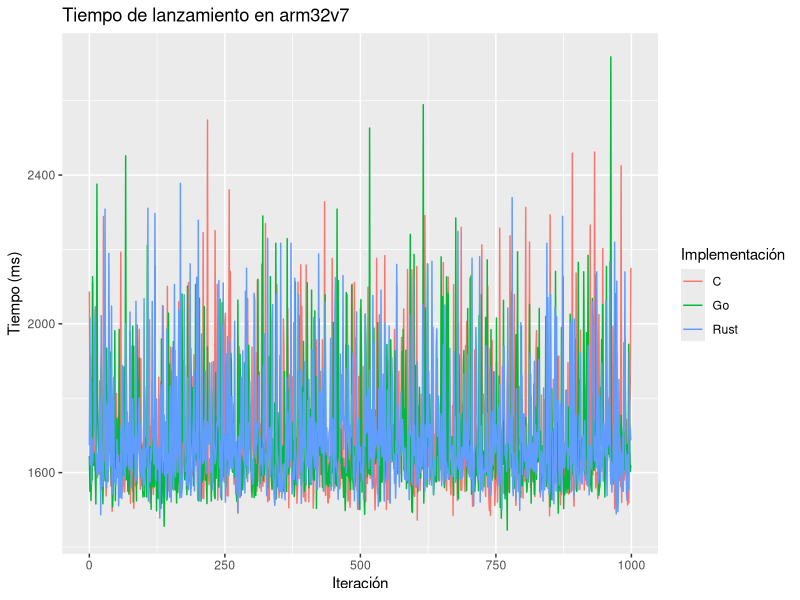
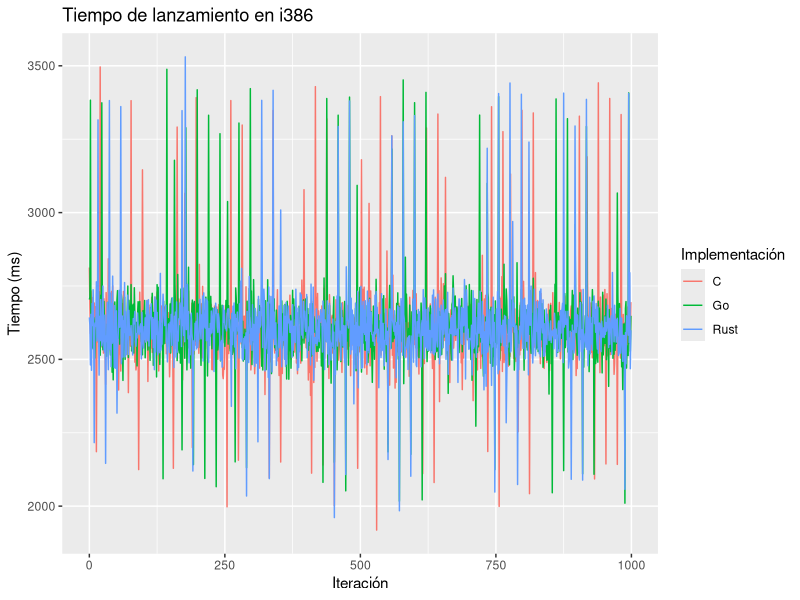
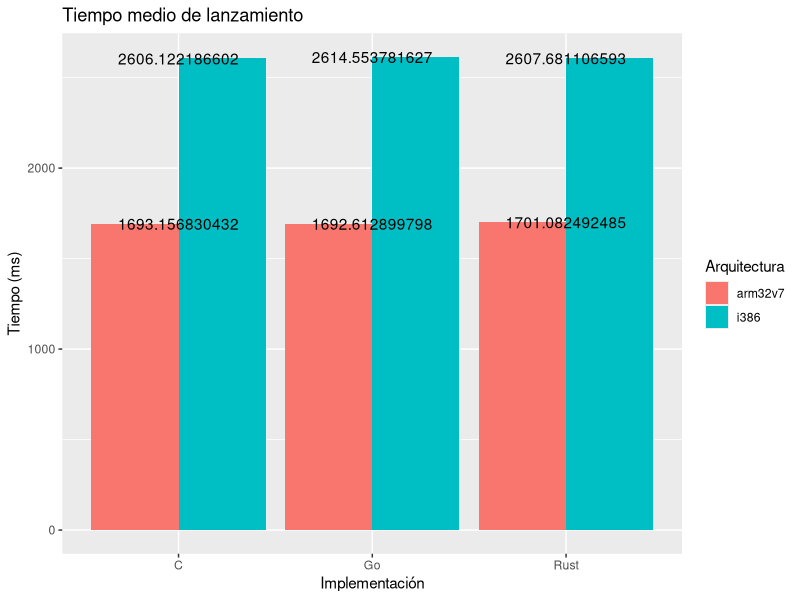

Write R code to recreate these figures, in order.
library(tidyverse)

# Load datasets
arm <-
  read_csv("../results/start-time-arm-20200304-1000.csv") %>%
  mutate(arch = "arm32v7") %>%
  select(-id)

i386 <-
  read_csv("../results/start-time-i386-20203810-1000.csv") %>%
  mutate(arch = "i386") %>%
  select(-id)

data <- bind_rows(arm, i386) # append datasets

# Print general info
data %>%
  group_by(arch, impl) %>%
  summarise(
    mean = mean(start_time),
    std_deviation = sd(start_time),
    min = min(start_time),
    max = max(start_time)
  ) %>%
  print()

# ARM times lineplot
data %>%
  filter(arch == "arm32v7") %>%
  ggplot(aes(x = iter, y = start_time, colour = impl)) +
  geom_line() +
  labs(
    title = "Tiempo de lanzamiento en arm32v7",
    x = "Iteración",
    y = "Tiempo (ms)",
    colour = "Implementación"
  ) +
  scale_colour_hue(labels = c("C", "Go", "Rust"))

# i386 times lineplot
data %>%
  filter(arch == "i386") %>%
  ggplot(aes(x = iter, y = start_time, colour = impl)) +
  geom_line() +
  labs(
    title = "Tiempo de lanzamiento en i386",
    x = "Iteración",
    y = "Tiempo (ms)",
    colour = "Implementación"
  ) +
  scale_colour_hue(labels = c("C", "Go", "Rust"))

# Mean times comparison barplot
data %>%
  group_by(arch, impl) %>%
  summarise(mean_time = mean(start_time)) %>%
  ggplot(aes(x = impl, y = mean_time, fill = arch)) +
  geom_bar(stat = "identity", position = "dodge") +
  geom_text(aes(label = mean_time)) +
  labs(
    title = "Tiempo medio de lanzamiento",
    x = "Implementación",
    y = "Tiempo (ms)",
    fill = "Arquitectura"
  ) +
  scale_x_discrete(labels = c("C", "Go", "Rust"))
